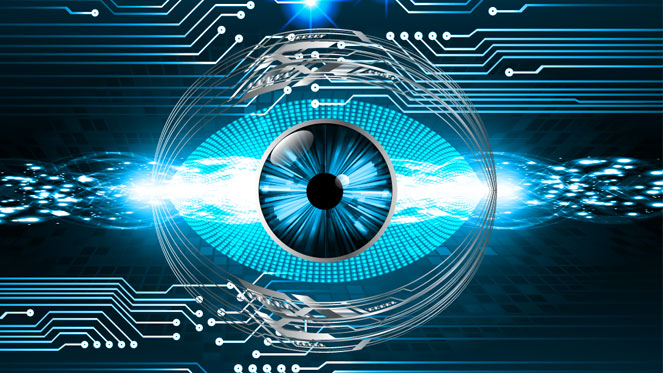
#> input picture Study/Lesson1/L1/homework_01/img/cv.jpg, 663 x 373 px; its folder holds only this picture in this run
$ jupyter execute --allow-errors homework_01.ipynb
#> lines starting #> are read from the running program, lines starting #| are printed output that depends on the picture
# BTVN Assignment 1: Làm quen với Python cho xử lý ảnh

Load ảnh và hiển thị đồng thời các cả các ảnh trong thư mục **img** trên jupyter notebook. Sau đó dùng thư viện openCV để biến đổi các bức ảnh thành chế độ đen trắng, HSV, Lab và hiển thị kết quả.

[cell 1]
import os
import cv2
import matplotlib.pyplot as plt

img_paths = os.listdir('img')
imgs = []
for img_path in os.listdir('img'):
    imgs.append(cv2.imread(os.path.join('img', img_path)))

imgs_rgb = [cv2.cvtColor(x, cv2.COLOR_BGR2RGB) for x in imgs]
#> imgs_rgb = 1 item
imgs_gray = [cv2.cvtColor(x, cv2.COLOR_BGR2GRAY) for x in imgs]
#> imgs_gray = 1 item
imgs_hsv = [cv2.cvtColor(x, cv2.COLOR_BGR2HSV_FULL) for x in imgs]
#> imgs_hsv = 1 item
imgs_lab = [cv2.cvtColor(x, cv2.COLOR_BGR2LAB) for x in imgs]
#> imgs_lab = 1 item

imgs_all = [imgs_rgb, imgs_gray, imgs_hsv, imgs_lab]

color = [None, 'gray', None, None]

print(imgs_gray[0].shape)
#| (373, 663)

for i in range(len(imgs_all)):
    for j in range(len(imgs)):
        plt.subplot(len(imgs_all), len(imgs), i * len(imgs) + j + 1)
        plt.imshow(imgs_all[i][j], cmap = color[i])
#> this loop made 4 passes

plt.show()
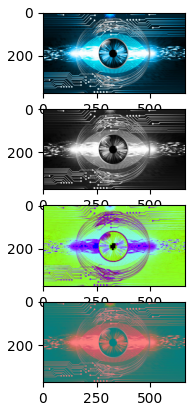
#> figure drawn by matplotlib, 4 panels

# BTVN Assignment 2

Trong folder pieces bao gồm các bức ảnh có cùng màu sắc với độ sáng khác nhau được cắt ra từ các bức ảnh rubik.
Hãy biểu diễn và nhận xét sự thay đổi của các kênh màu khi có sự thay đổi về ánh sáng.

Ví dụ sau biểu diễn thang màu BGR với các ảnh màu vàng
Bạn hãy thực hiện trên các thang màu khác HSV, Lab, YCrCb và đưa ra nhận xét

[cell 2]
import matplotlib.pyplot as plt
from matplotlib.colors import LogNorm
import glob
import cv2
import numpy as np

[cell 3]
color = 'pieces/yellow'

Chọn 2 ảnh có ánh sáng tương tự nhau của màu vàng

[cell 4]
zoom = 0
files = glob.glob(color + '*.jpg')
files.sort()

files_img = [cv2.cvtColor(cv2.imread(x), cv2.COLOR_BGR2RGB) for x in files]
files_hsv = [cv2.cvtColor(cv2.imread(x), cv2.COLOR_BGR2HSV) for x in files]
files_lab = [cv2.cvtColor(cv2.imread(x), cv2.COLOR_BGR2LAB) for x in files]
files_ycrcb = [cv2.cvtColor(cv2.imread(x), cv2.COLOR_BGR2YCrCb) for x in files]

files_all = [files_img, files_hsv, files_lab, files_ycrcb]

for i in range(len(files_all)):
    for j in range(len(files)):
        plt.subplot(len(files_all), len(files), i * len(files) + j + 1)
        plt.imshow(files_all[i][j])

# files=files[6:9]

B = np.array([])
G = np.array([])
R = np.array([])

#> (a cell that did not finish here is left out)

[cell 6]
# Plotting the histogram
nbins = 10
plt.figure(figsize=[20,10])
plt.subplot(2,3,1)
plt.hist2d(B, G, bins=nbins, norm=LogNorm())
plt.xlabel('B')
plt.ylabel('G')
plt.title('RGB')
if not zoom:
    plt.xlim([0,255])
    plt.ylim([0,255])
#> (the rest of this cell did not finish here and is left out)

Biểu đồ sự thay đổi với 8 ảnh khác nhau của màu vàng

[cell 7]
zoom = 0
# load tất cả các file trong folder
files = glob.glob(color + '*.jpg')
files.sort()
B = np.array([])
G = np.array([])
R = np.array([])
for fi in files[:]:
    # BGR
    im = cv2.imread(fi)
    b = im[:,:,0]
    b = b.reshape(b.shape[0]*b.shape[1])
    g = im[:,:,1]
    g = g.reshape(g.shape[0]*g.shape[1])
    r = im[:,:,2]
    r = r.reshape(r.shape[0]*r.shape[1])
    B = np.append(B,b)
    G = np.append(G,g)
    R = np.append(R,r)
# Plotting the histogram
nbins = 10
plt.figure(figsize=[20,10])
plt.subplot(2,3,1)
plt.hist2d(B, G, bins=nbins, norm=LogNorm())
plt.xlabel('B')
plt.ylabel('G')
plt.title('RGB')
if not zoom:
    plt.xlim([0,255])
    plt.ylim([0,255])
#> (the rest of this cell did not finish here and is left out)

# BTVN Assignment 3

- Sử dụng không gian màu để phát hiện da trong bức ảnh
- có thể sử dụng các ngưỡng sau :
  - 0<=H<=17 and 15<=S<=170 and 0<=V<=255
  - 0<=Y<=255 and 135<=Cr<=180 and 85<=Cb<=135
  - 0<=Y<=255 and 150<=Cr<=200 and 100<=Cb<=150
- Có thể kết hợp các kết quả 2 không gian với nhau
- So sánh và nhận xét trên các tập dữ liệu trong folder skin
-Tài liệu tham khảo:
     https://linkinghub.elsevier.com/retrieve/pii/S0262885620300573
     Shaik_ICRTC-2015: Comparative Study of Skin Color Detection and Segmentation in HSV and YCbCr Color Space

[cell 8]
files = glob.glob('skin/**/*.jpg', recursive=True)

output_files, input_files = [], []
for f in files:
    if 'output' in f:
        output_files.append(f)
    else:
        input_files.append(f)

input_files, output_files


$ run again, on Study/Lesson1/L1/homework_01/img/dl.png
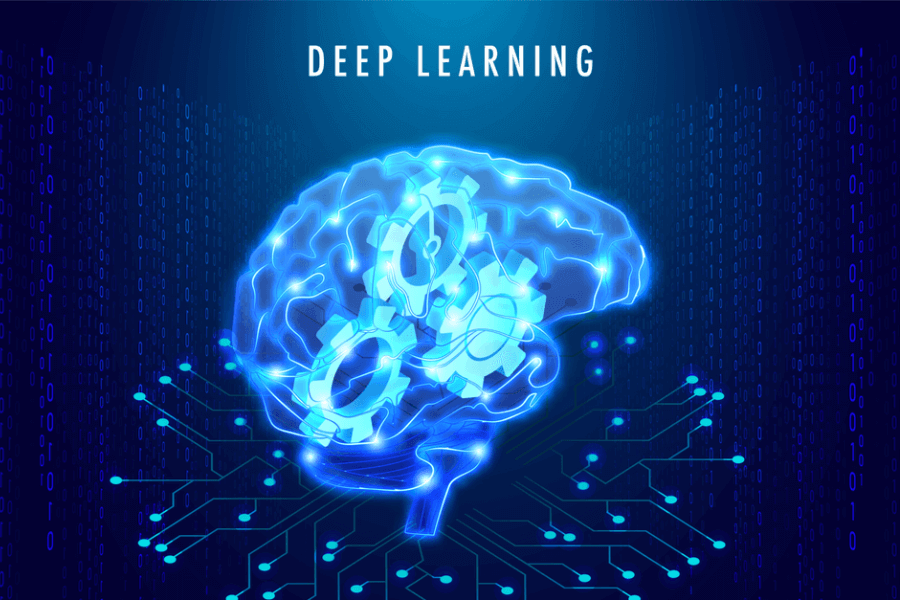
#> input picture Study/Lesson1/L1/homework_01/img/dl.png, 900 x 600 px
#> imgs_rgb = 1 item
#| (600, 900)
#> the loop `for i in range(len(imgs_all)):` made 4 passes
#> `plt.show()`:
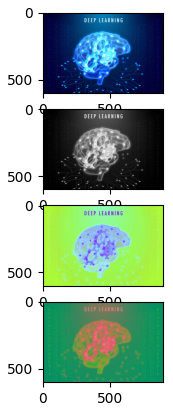
#> figure drawn by matplotlib, 4 panels

$ run again, on Study/Lesson1/L1/homework_01/img/nlp.jpg
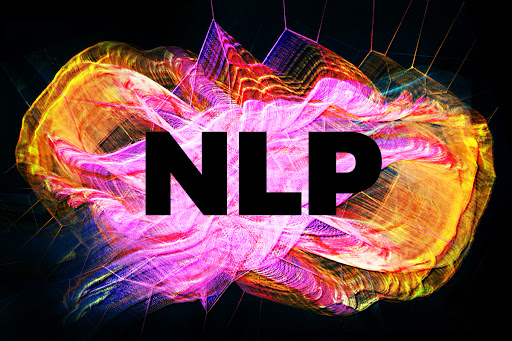
#> input picture Study/Lesson1/L1/homework_01/img/nlp.jpg, 512 x 341 px
#> imgs_rgb = 1 item
#| (341, 512)
#> the loop `for i in range(len(imgs_all)):` made 4 passes
#> `plt.show()`:
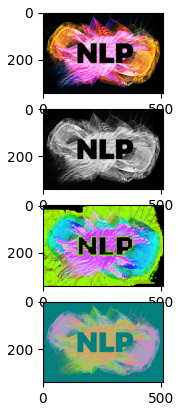
#> figure drawn by matplotlib, 4 panels
